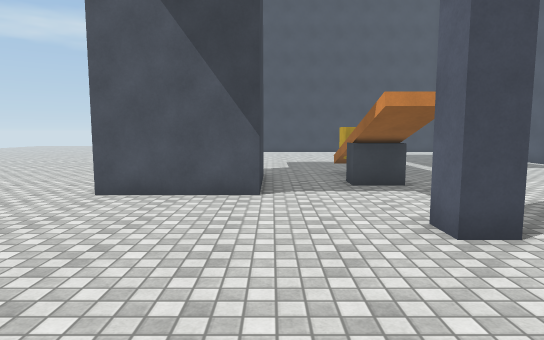
view 1 (above)

16 first-person views from a walk through a Unity game level. The camera is 1.5 m above the floor, tilts 6° down and sees 75° across. The floor is counted in squares, 1 m on a side. Each view is taken from the middle of a square. On the plan, view 1 faces up. The plan holds only what a view shows up to about 16 squares ahead; the rest is blank. The place goes on beyond the plan. The player is left out. Surface patterns are stand-ins for the level's own textures.

view 2
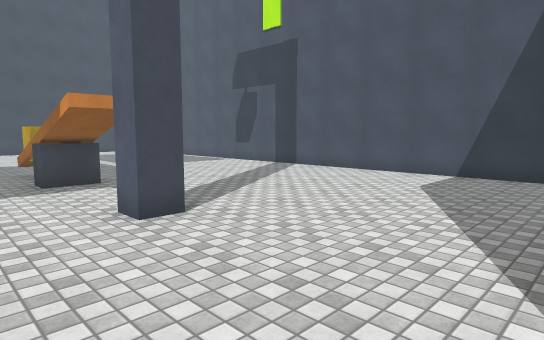

view 3
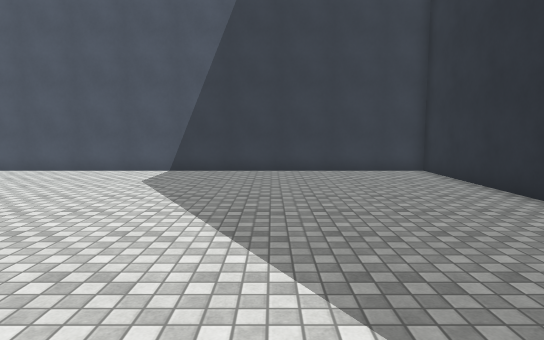

view 4
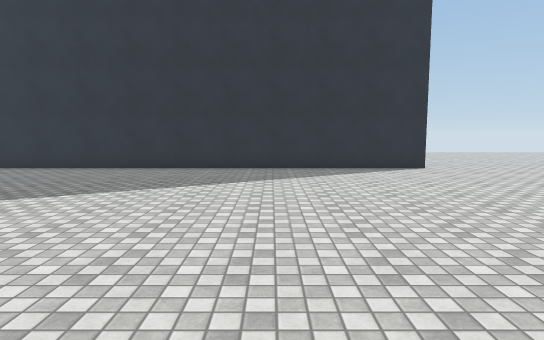

view 5
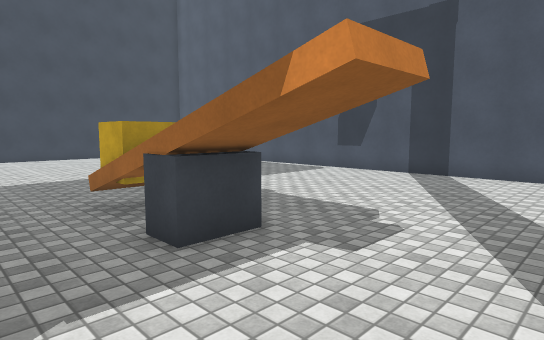

view 6
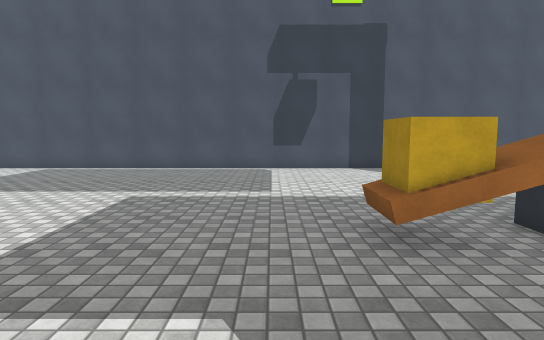

view 7
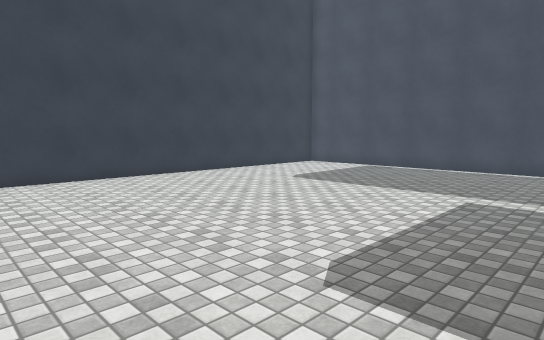

view 8
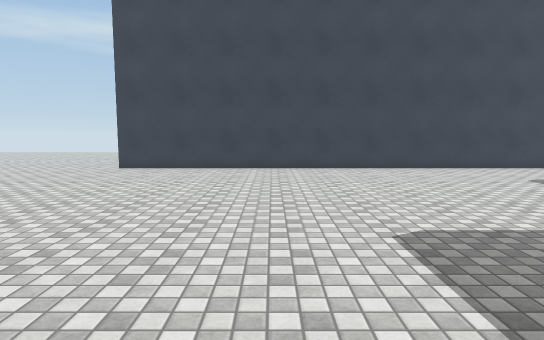

view 9
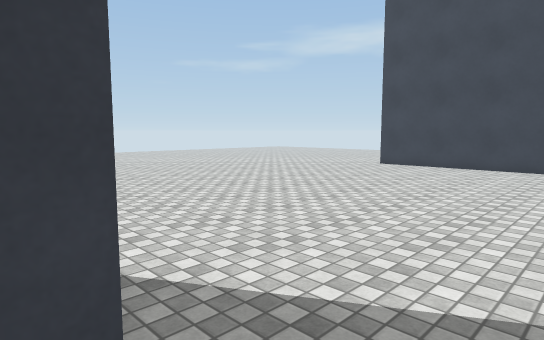

view 10
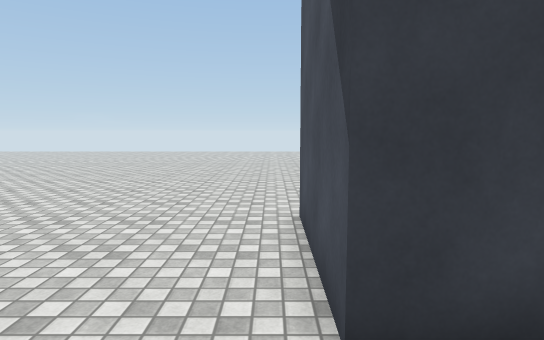

view 11
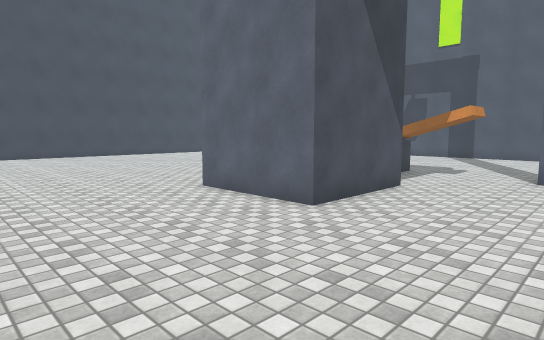

view 12
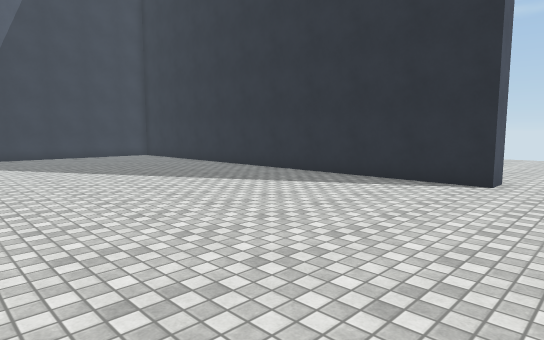

view 13
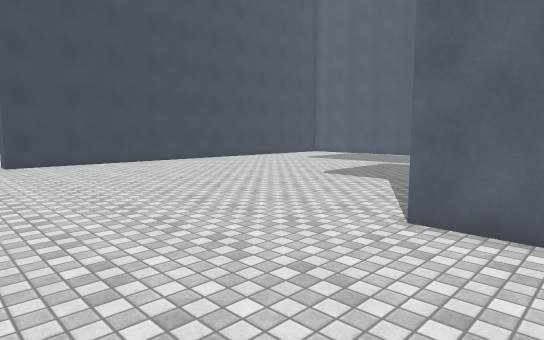

view 14
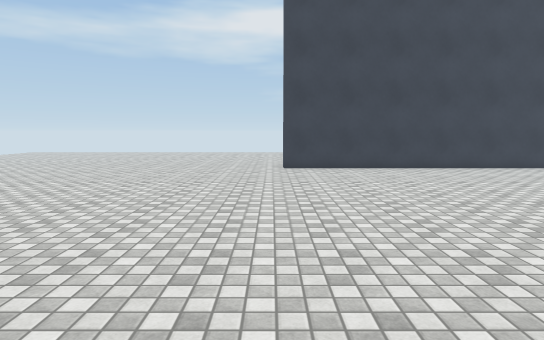

view 15
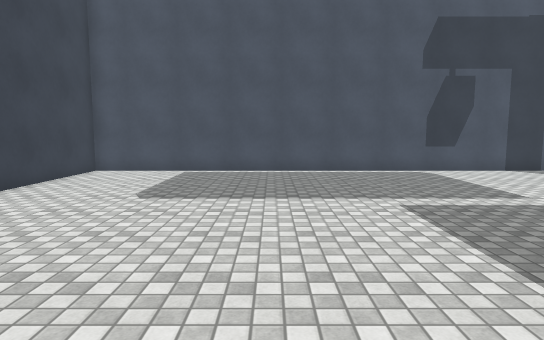

view 16
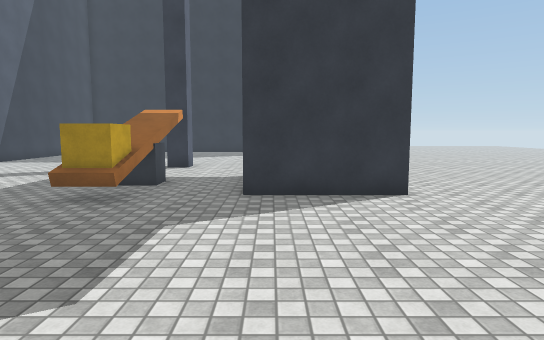

### Floor plan
Points are (right, up) in squares from view 1. A wall is a line through its corners. A room is listed if a view was taken in it or the views show most of it. See-through windows are left out.
Room 1 (views 1, 2, 3, 4, 5, 6, 7, 8, 9, 10, 11, 12, 13, 14, 15, 16)
walls: (2.4, 8.6) (2.4, 9.6); (2.4, 11.4) (2.4, 13.5); (-0.4, 8.5) (-4.3, 8.5) (-4.3, 12.5) (-0.3, 12.5) (-0.3, 9.4); (3.6, 4.8) (2.6, 4.8) (2.6, 5.8) (3.5, 5.8); (-7.5, -7.5) (-7.5, -7) (13, -7) (13, 28) (-7.5, 28)
low walls: (2.4, 13.5) (3.9, 13.5)
ways out: opening at (-9, 28); gap at (2, 12)
objects: other object (2, 10) to (2, 11); other object (3, 13)

Where each view was taken, in squares from view 1:
view 1: 0 up, 0 right, facing up
view 2: 1 down, 0 right, facing up-right
view 3: 1 down, 1 left, facing right
view 4: 8 up, 1 left, facing down
view 5: 6 up, 0 right, facing up-right
view 6: 15 up, 2 left, facing right
view 7: 16 up, 2 left, facing up-right
view 8: 13 up, 1 left, facing up
view 9: 12 up, 1 right, facing up-left
view 10: 8 up, 2 right, facing left
view 11: 4 up, 10 left, facing up-right
view 12: 4 up, 10 left, facing down-right
view 13: 10 up, 10 left, facing up-right
view 14: 13 up, 8 left, facing up
view 15: 21 up, 1 left, facing right
view 16: 21 up, 1 left, facing down
